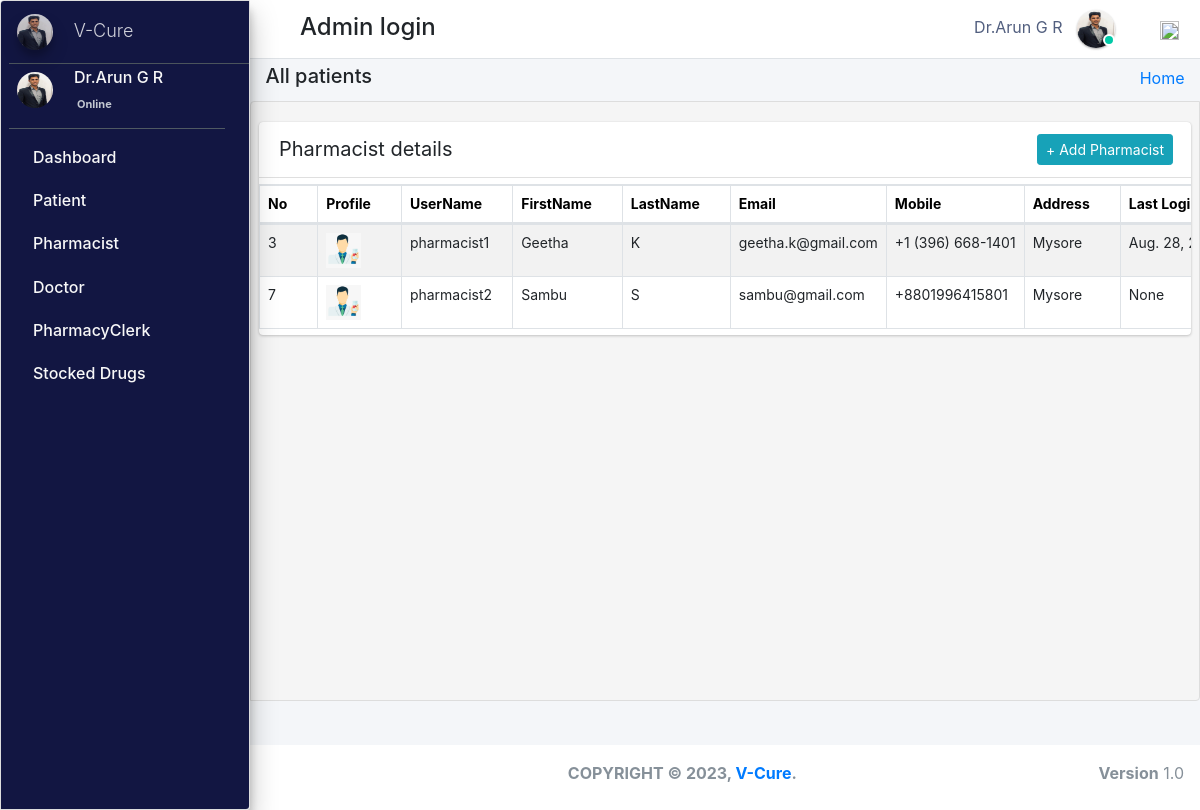
The app's page /admin_user/manage_pharmacist/ (signed in), older data.
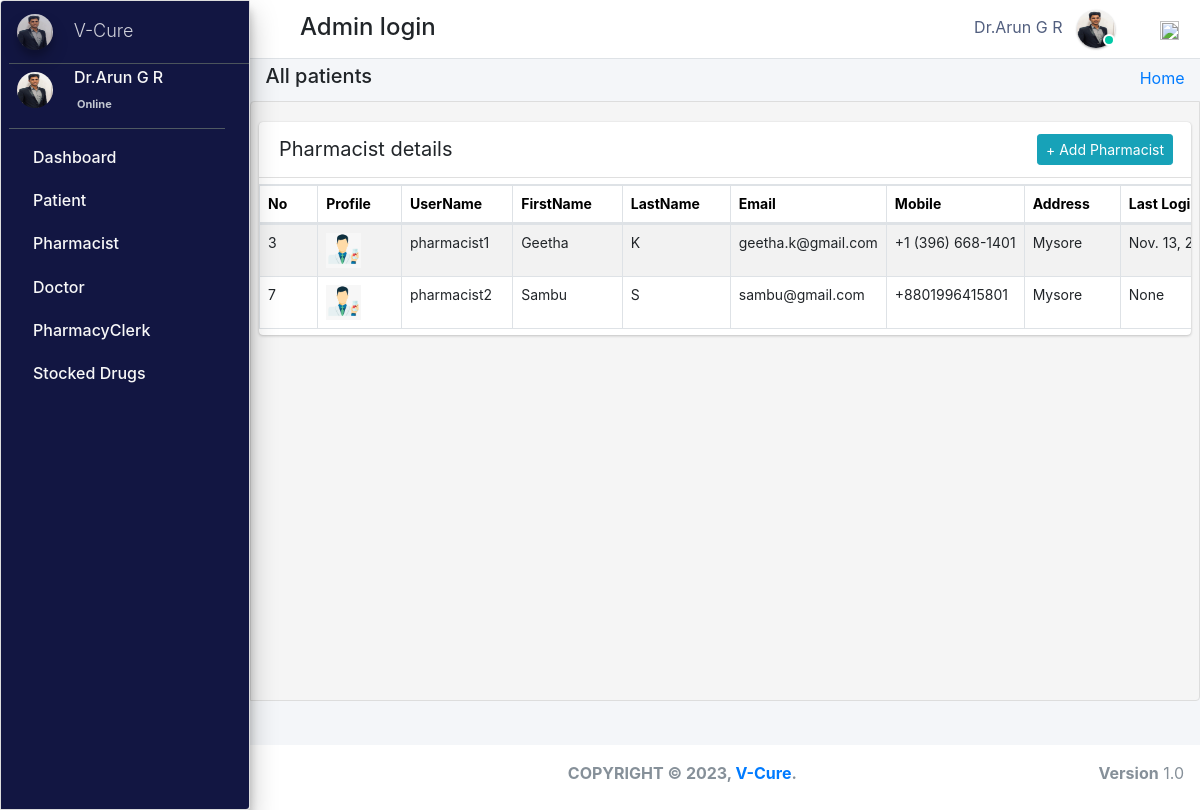
The same page, newer data.
### pharmacy/models.py (models this page shows, shortened)
class Pharmacist(models.Model):
    gender_category=(
        ('Male','Male'),
        ('Female','Female'),
    )
    admin = models.OneToOneField(CustomUser,null=True, on_delete = models.CASCADE)
    emp_no=models.CharField(max_length=100,null=True,blank=True)
    age= models.IntegerField(default='0', blank=True, null=True)
    gender=models.CharField(max_length=100,null=True,choices=gender_category)
    mobile =models.CharField(max_length=10,null=True,blank=True)
    address=models.CharField(max_length=300,null=True,blank=True)
    profile_pic=models.ImageField(default="images2.png",null=True,blank=True)
    created_at = models.DateTimeField(auto_now_add=True)
    updated_at = models.DateTimeField(auto_now=True)
    objects = models.Manager()

class CustomUser(AbstractUser):
    user_type_data = ((1, "AdminHOD"), (2, "Pharmacist"), (3, "Doctor"), (4, "PharmacyClerk"),(5, "Patients"))
    user_type = models.CharField(default=1, choices=user_type_data, max_length=10)

### pharmacy/HODViews.py (the view)
# urls.py: path('admin_user/manage_pharmacist/',HODViews.managePharmacist,name='manage_pharmacist'),
def managePharmacist(request):
    staffs = Pharmacist.objects.all()
    context = {
        "staffs": staffs,
        "title":"Manage Pharmacist"
    }
    return render(request,'hod_templates/all_pharmacist.html',context)

### pharmacy/LoginCheckMiddleWare.py (called while the page is built, shortened)
    def process_view(self, request, view_func, view_args, view_kwargs):
        modulename = view_func.__module__
        user = request.user
        if user.is_authenticated:
            if user.user_type == "1":
                if modulename == "pharmacy.HODViews":
                    pass
                elif modulename == "":
                    pass
                elif modulename == "pharmacy.views" or modulename == "django.views.static":
                    pass
                else:
                    pass
            else:
                return redirect("login")
        else:
            if request.path == reverse("login"):
                pass
            else:
                return redirect("login")

### pharmacy/templates/hod_templates/all_pharmacist.html (shortened to what this page needs)
{% extends 'hod_templates/base_template.html'%} {% block page_title %}
<h5>All patients</h5>
{% endblock page_title %} {% block main_content %}
<section class="content">
    <div class="row">
        <div class="col-md-12">
            <div class="card card-primar sc">
                <div class="card-header">
                    <span>Pharmacist details</span>
                    <div class="card-tools d-flex">
                        <a class="btn btn-sm btn-info mr-2" href="{% url 'manage_pharmacist'  %}" role="button">+ Add Pharmacist</a>
                    </div>
                </div>
                <table class="table table-bordered table-hover dataTable" id=plist>
                    <thead>
                        <tr>
                            <th>No</th>
                            <th>Profile</th>
                            <th>UserName</th>
                            <th>FirstName</th>
                            <th>LastName</th>
                            <th>Email</th>
                            <th>Mobile</th>
                            <th>Address</th>
                            <th>Last Login</th>
                        </tr>
                    </thead>
                    <tbody>
                        {% for staff in staffs %}
                        <tr class="hov">
                            <td>{{staff.admin.id}}</td>
                            <td> <img src="{{staff.profile_pic.url}}" class="" width="35" height="35" alt=""></td>
                            <td>{{staff.admin.username}}</td>
                            <td>{{staff.admin.first_name}}</td>
                            <td>{{staff.admin.last_name}}</td>
                            <td>{{staff.admin.email}}</td>
                            <td>{{staff.mobile}}</td>
                            <td>{{staff.address}}</td>
                            <td>{{staff.admin.last_login}}</td>
                        </tr>
                        {% endfor %}
                    </tbody>
                </table>
            </div>
        </div>
    </div>
</section>
{% endblock %}

Row changes from the older to the newer data that the page shows:
changed through a linked row, Pharmacist "pharmacist1": admin.last_login "Aug. 28,…" → "Nov. 13,…"
